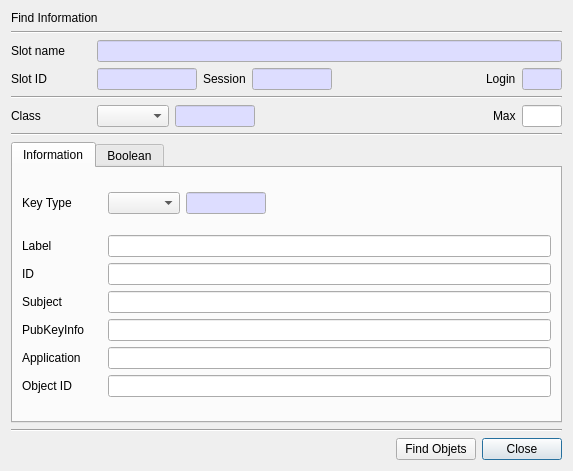
<?xml version="1.0" encoding="UTF-8"?>
<ui version="4.0">
 <class>FindObjectDlg</class>
 <widget class="QDialog" name="FindObjectDlg">
  <property name="geometry">
   <rect>
    <x>0</x>
    <y>0</y>
    <width>557</width>
    <height>471</height>
   </rect>
  </property>
  <property name="windowTitle">
   <string>Find Objects</string>
  </property>
  <layout class="QVBoxLayout" name="verticalLayout">
   <item>
    <widget class="QLabel" name="label">
     <property name="text">
      <string>Find Information</string>
     </property>
    </widget>
   </item>
   <item>
    <widget class="Line" name="line">
     <property name="orientation">
      <enum>Qt::Horizontal</enum>
     </property>
    </widget>
   </item>
   <item>
    <layout class="QGridLayout" name="gridLayout">
     <item row="0" column="0">
      <widget class="QLabel" name="label_2">
       <property name="minimumSize">
        <size>
         <width>80</width>
         <height>0</height>
        </size>
       </property>
       <property name="text">
        <string>Slot name</string>
       </property>
      </widget>
     </item>
     <item row="0" column="1">
      <widget class="QLineEdit" name="mSlotNameText">
       <property name="palette">
        <palette>
         <active>
          <colorrole role="Base">
           <brush brushstyle="SolidPattern">
            <color alpha="255">
             <red>221</red>
             <green>221</green>
             <blue>255</blue>
            </color>
           </brush>
          </colorrole>
         </active>
         <inactive>
          <colorrole role="Base">
           <brush brushstyle="SolidPattern">
            <color alpha="255">
             <red>221</red>
             <green>221</green>
             <blue>255</blue>
            </color>
           </brush>
          </colorrole>
         </inactive>
         <disabled/>
        </palette>
       </property>
       <property name="readOnly">
        <bool>true</bool>
       </property>
      </widget>
     </item>
    </layout>
   </item>
   <item>
    <layout class="QGridLayout" name="gridLayout_2">
     <item row="0" column="3">
      <widget class="QLineEdit" name="mSessionText">
       <property name="maximumSize">
        <size>
         <width>80</width>
         <height>16777215</height>
        </size>
       </property>
       <property name="palette">
        <palette>
         <active>
          <colorrole role="Base">
           <brush brushstyle="SolidPattern">
            <color alpha="255">
             <red>221</red>
             <green>221</green>
             <blue>255</blue>
            </color>
           </brush>
          </colorrole>
         </active>
         <inactive>
          <colorrole role="Base">
           <brush brushstyle="SolidPattern">
            <color alpha="255">
             <red>221</red>
             <green>221</green>
             <blue>255</blue>
            </color>
           </brush>
          </colorrole>
         </inactive>
         <disabled/>
        </palette>
       </property>
       <property name="readOnly">
        <bool>true</bool>
       </property>
      </widget>
     </item>
     <item row="0" column="2">
      <widget class="QLabel" name="label_5">
       <property name="text">
        <string>Session</string>
       </property>
      </widget>
     </item>
     <item row="0" column="1">
      <widget class="QLineEdit" name="mSlotIDText">
       <property name="maximumSize">
        <size>
         <width>100</width>
         <height>16777215</height>
        </size>
       </property>
       <property name="palette">
        <palette>
         <active>
          <colorrole role="Base">
           <brush brushstyle="SolidPattern">
            <color alpha="255">
             <red>221</red>
             <green>221</green>
             <blue>255</blue>
            </color>
           </brush>
          </colorrole>
         </active>
         <inactive>
          <colorrole role="Base">
           <brush brushstyle="SolidPattern">
            <color alpha="255">
             <red>221</red>
             <green>221</green>
             <blue>255</blue>
            </color>
           </brush>
          </colorrole>
         </inactive>
         <disabled/>
        </palette>
       </property>
       <property name="readOnly">
        <bool>true</bool>
       </property>
      </widget>
     </item>
     <item row="0" column="6">
      <widget class="QLineEdit" name="mLoginText">
       <property name="maximumSize">
        <size>
         <width>40</width>
         <height>16777215</height>
        </size>
       </property>
       <property name="palette">
        <palette>
         <active>
          <colorrole role="Base">
           <brush brushstyle="SolidPattern">
            <color alpha="255">
             <red>221</red>
             <green>221</green>
             <blue>255</blue>
            </color>
           </brush>
          </colorrole>
         </active>
         <inactive>
          <colorrole role="Base">
           <brush brushstyle="SolidPattern">
            <color alpha="255">
             <red>221</red>
             <green>221</green>
             <blue>255</blue>
            </color>
           </brush>
          </colorrole>
         </inactive>
         <disabled/>
        </palette>
       </property>
       <property name="readOnly">
        <bool>true</bool>
       </property>
      </widget>
     </item>
     <item row="0" column="5">
      <widget class="QLabel" name="label_6">
       <property name="text">
        <string>Login</string>
       </property>
      </widget>
     </item>
     <item row="0" column="0">
      <widget class="QLabel" name="label_4">
       <property name="minimumSize">
        <size>
         <width>80</width>
         <height>0</height>
        </size>
       </property>
       <property name="text">
        <string>Slot ID</string>
       </property>
      </widget>
     </item>
     <item row="0" column="4">
      <spacer name="horizontalSpacer">
       <property name="orientation">
        <enum>Qt::Horizontal</enum>
       </property>
       <property name="sizeHint" stdset="0">
        <size>
         <width>40</width>
         <height>20</height>
        </size>
       </property>
      </spacer>
     </item>
    </layout>
   </item>
   <item>
    <widget class="Line" name="line_4">
     <property name="orientation">
      <enum>Qt::Horizontal</enum>
     </property>
    </widget>
   </item>
   <item>
    <layout class="QGridLayout" name="gridLayout_4">
     <property name="topMargin">
      <number>0</number>
     </property>
     <item row="0" column="2">
      <widget class="QLineEdit" name="mClassText">
       <property name="minimumSize">
        <size>
         <width>80</width>
         <height>0</height>
        </size>
       </property>
       <property name="maximumSize">
        <size>
         <width>80</width>
         <height>16777215</height>
        </size>
       </property>
       <property name="palette">
        <palette>
         <active>
          <colorrole role="Base">
           <brush brushstyle="SolidPattern">
            <color alpha="255">
             <red>221</red>
             <green>221</green>
             <blue>255</blue>
            </color>
           </brush>
          </colorrole>
         </active>
         <inactive>
          <colorrole role="Base">
           <brush brushstyle="SolidPattern">
            <color alpha="255">
             <red>221</red>
             <green>221</green>
             <blue>255</blue>
            </color>
           </brush>
          </colorrole>
         </inactive>
         <disabled/>
        </palette>
       </property>
       <property name="readOnly">
        <bool>true</bool>
       </property>
      </widget>
     </item>
     <item row="0" column="7">
      <widget class="QLabel" name="label_15">
       <property name="text">
        <string>Max</string>
       </property>
      </widget>
     </item>
     <item row="0" column="1">
      <widget class="QComboBox" name="mClassCombo"/>
     </item>
     <item row="0" column="8">
      <widget class="QLineEdit" name="mMaxText">
       <property name="minimumSize">
        <size>
         <width>40</width>
         <height>0</height>
        </size>
       </property>
       <property name="maximumSize">
        <size>
         <width>40</width>
         <height>16777215</height>
        </size>
       </property>
      </widget>
     </item>
     <item row="0" column="3">
      <spacer name="horizontalSpacer_3">
       <property name="orientation">
        <enum>Qt::Horizontal</enum>
       </property>
       <property name="sizeHint" stdset="0">
        <size>
         <width>40</width>
         <height>20</height>
        </size>
       </property>
      </spacer>
     </item>
     <item row="0" column="0">
      <widget class="QLabel" name="label_7">
       <property name="minimumSize">
        <size>
         <width>80</width>
         <height>0</height>
        </size>
       </property>
       <property name="text">
        <string>Class</string>
       </property>
      </widget>
     </item>
    </layout>
   </item>
   <item>
    <widget class="Line" name="line_5">
     <property name="orientation">
      <enum>Qt::Horizontal</enum>
     </property>
    </widget>
   </item>
   <item>
    <widget class="QTabWidget" name="tabWidget">
     <property name="currentIndex">
      <number>0</number>
     </property>
     <widget class="QWidget" name="mFirstTab">
      <attribute name="title">
       <string>Information</string>
      </attribute>
      <layout class="QVBoxLayout" name="verticalLayout_2">
       <item>
        <layout class="QGridLayout" name="gridLayout_7">
         <item row="0" column="2">
          <widget class="QLineEdit" name="mKeyTypeText">
           <property name="minimumSize">
            <size>
             <width>80</width>
             <height>0</height>
            </size>
           </property>
           <property name="maximumSize">
            <size>
             <width>80</width>
             <height>16777215</height>
            </size>
           </property>
           <property name="palette">
            <palette>
             <active>
              <colorrole role="Base">
               <brush brushstyle="SolidPattern">
                <color alpha="255">
                 <red>221</red>
                 <green>221</green>
                 <blue>255</blue>
                </color>
               </brush>
              </colorrole>
             </active>
             <inactive>
              <colorrole role="Base">
               <brush brushstyle="SolidPattern">
                <color alpha="255">
                 <red>221</red>
                 <green>221</green>
                 <blue>255</blue>
                </color>
               </brush>
              </colorrole>
             </inactive>
             <disabled/>
            </palette>
           </property>
           <property name="readOnly">
            <bool>true</bool>
           </property>
          </widget>
         </item>
         <item row="0" column="0">
          <widget class="QLabel" name="mKeyTypeLabel">
           <property name="minimumSize">
            <size>
             <width>80</width>
             <height>0</height>
            </size>
           </property>
           <property name="text">
            <string>Key Type</string>
           </property>
          </widget>
         </item>
         <item row="0" column="1">
          <widget class="QComboBox" name="mKeyTypeCombo"/>
         </item>
         <item row="0" column="3">
          <spacer name="horizontalSpacer_4">
           <property name="orientation">
            <enum>Qt::Horizontal</enum>
           </property>
           <property name="sizeHint" stdset="0">
            <size>
             <width>40</width>
             <height>20</height>
            </size>
           </property>
          </spacer>
         </item>
        </layout>
       </item>
       <item>
        <layout class="QGridLayout" name="gridLayout_5">
         <item row="2" column="0">
          <widget class="QLabel" name="mSubjectLabel">
           <property name="text">
            <string>Subject</string>
           </property>
          </widget>
         </item>
         <item row="2" column="1">
          <widget class="QLineEdit" name="mSubjectText"/>
         </item>
         <item row="0" column="0">
          <widget class="QLabel" name="mLabelLabel">
           <property name="minimumSize">
            <size>
             <width>80</width>
             <height>0</height>
            </size>
           </property>
           <property name="text">
            <string>Label</string>
           </property>
          </widget>
         </item>
         <item row="0" column="1">
          <widget class="QLineEdit" name="mLabelText"/>
         </item>
         <item row="1" column="0">
          <widget class="QLabel" name="mIDLabel">
           <property name="text">
            <string>ID</string>
           </property>
          </widget>
         </item>
         <item row="3" column="1">
          <widget class="QLineEdit" name="mPubKeyInfoText"/>
         </item>
         <item row="4" column="1">
          <widget class="QLineEdit" name="mApplicationText"/>
         </item>
         <item row="3" column="0">
          <widget class="QLabel" name="mPubKeyInfoLabel">
           <property name="text">
            <string>PubKeyInfo</string>
           </property>
          </widget>
         </item>
         <item row="1" column="1">
          <widget class="QLineEdit" name="mIDText"/>
         </item>
         <item row="4" column="0">
          <widget class="QLabel" name="mApplicationLabel">
           <property name="text">
            <string>Application</string>
           </property>
          </widget>
         </item>
         <item row="5" column="0">
          <widget class="QLabel" name="mObjectIDLabel">
           <property name="text">
            <string>Object ID</string>
           </property>
          </widget>
         </item>
         <item row="5" column="1">
          <widget class="QLineEdit" name="mObjectIDText"/>
         </item>
        </layout>
       </item>
      </layout>
     </widget>
     <widget class="QWidget" name="mSecondTab">
      <attribute name="title">
       <string>Boolean</string>
      </attribute>
      <layout class="QVBoxLayout" name="verticalLayout_3">
       <item>
        <layout class="QGridLayout" name="gridLayout_6">
         <item row="0" column="4">
          <widget class="QCheckBox" name="mWrapCheck">
           <property name="text">
            <string>Wrap</string>
           </property>
          </widget>
         </item>
         <item row="1" column="2">
          <widget class="QCheckBox" name="mEncryptCheck">
           <property name="text">
            <string>Encrypt</string>
           </property>
          </widget>
         </item>
         <item row="2" column="1">
          <widget class="QComboBox" name="mModifiableCombo"/>
         </item>
         <item row="2" column="5">
          <widget class="QComboBox" name="mVerifyCombo"/>
         </item>
         <item row="1" column="1">
          <widget class="QComboBox" name="mUnwrapCombo"/>
         </item>
         <item row="3" column="5">
          <widget class="QComboBox" name="mDeriveCombo"/>
         </item>
         <item row="4" column="2">
          <widget class="QCheckBox" name="mEndDateCheck">
           <property name="text">
            <string>EndDate</string>
           </property>
          </widget>
         </item>
         <item row="0" column="1">
          <widget class="QComboBox" name="mPrivateCombo"/>
         </item>
         <item row="0" column="5">
          <widget class="QComboBox" name="mWrapCombo"/>
         </item>
         <item row="2" column="0">
          <widget class="QCheckBox" name="mModifiableCheck">
           <property name="text">
            <string>Modifiable</string>
           </property>
          </widget>
         </item>
         <item row="1" column="0">
          <widget class="QCheckBox" name="mUnwrapCheck">
           <property name="text">
            <string>Unwrap</string>
           </property>
          </widget>
         </item>
         <item row="4" column="5">
          <widget class="QComboBox" name="mTrustedCombo"/>
         </item>
         <item row="4" column="0">
          <widget class="QCheckBox" name="mStartDateCheck">
           <property name="text">
            <string>StartDate</string>
           </property>
          </widget>
         </item>
         <item row="0" column="2">
          <widget class="QCheckBox" name="mSensitiveCheck">
           <property name="text">
            <string>Sensitive</string>
           </property>
          </widget>
         </item>
         <item row="1" column="3">
          <widget class="QComboBox" name="mEncryptCombo"/>
         </item>
         <item row="5" column="3">
          <widget class="QComboBox" name="mDestroyableCombo"/>
         </item>
         <item row="3" column="2">
          <widget class="QCheckBox" name="mExtractableCheck">
           <property name="text">
            <string>Extractable</string>
           </property>
          </widget>
         </item>
         <item row="5" column="2">
          <widget class="QCheckBox" name="mDestroyableCheck">
           <property name="text">
            <string>Destroyable</string>
           </property>
          </widget>
         </item>
         <item row="2" column="4">
          <widget class="QCheckBox" name="mVerifyCheck">
           <property name="text">
            <string>Verify</string>
           </property>
          </widget>
         </item>
         <item row="5" column="1">
          <widget class="QComboBox" name="mCopyableCombo"/>
         </item>
         <item row="1" column="5">
          <widget class="QComboBox" name="mDecryptCombo"/>
         </item>
         <item row="0" column="3">
          <widget class="QComboBox" name="mSensitiveCombo"/>
         </item>
         <item row="0" column="0">
          <widget class="QCheckBox" name="mPrivateCheck">
           <property name="text">
            <string>Private</string>
           </property>
          </widget>
         </item>
         <item row="5" column="0">
          <widget class="QCheckBox" name="mCopyableCheck">
           <property name="text">
            <string>Copyable</string>
           </property>
          </widget>
         </item>
         <item row="2" column="2">
          <widget class="QCheckBox" name="mSignCheck">
           <property name="text">
            <string>Sign</string>
           </property>
          </widget>
         </item>
         <item row="4" column="4">
          <widget class="QCheckBox" name="mTrustedCheck">
           <property name="text">
            <string>Trusted</string>
           </property>
          </widget>
         </item>
         <item row="1" column="4">
          <widget class="QCheckBox" name="mDecryptCheck">
           <property name="text">
            <string>Decrypt</string>
           </property>
          </widget>
         </item>
         <item row="3" column="1">
          <widget class="QComboBox" name="mTokenCombo"/>
         </item>
         <item row="3" column="4">
          <widget class="QCheckBox" name="mDeriveCheck">
           <property name="text">
            <string>Derive</string>
           </property>
          </widget>
         </item>
         <item row="2" column="3">
          <widget class="QComboBox" name="mSignCombo"/>
         </item>
         <item row="3" column="3">
          <widget class="QComboBox" name="mExtractableCombo"/>
         </item>
         <item row="3" column="0">
          <widget class="QCheckBox" name="mTokenCheck">
           <property name="text">
            <string>Token</string>
           </property>
          </widget>
         </item>
         <item row="4" column="1">
          <widget class="QDateEdit" name="mStartDateEdit"/>
         </item>
         <item row="4" column="3">
          <widget class="QDateEdit" name="mEndDateEdit"/>
         </item>
        </layout>
       </item>
      </layout>
     </widget>
    </widget>
   </item>
   <item>
    <widget class="Line" name="line_3">
     <property name="orientation">
      <enum>Qt::Horizontal</enum>
     </property>
    </widget>
   </item>
   <item>
    <layout class="QGridLayout" name="gridLayout_3">
     <item row="0" column="3">
      <widget class="QPushButton" name="mCloseBtn">
       <property name="text">
        <string>Close</string>
       </property>
      </widget>
     </item>
     <item row="0" column="1">
      <spacer name="horizontalSpacer_2">
       <property name="orientation">
        <enum>Qt::Horizontal</enum>
       </property>
       <property name="sizeHint" stdset="0">
        <size>
         <width>40</width>
         <height>20</height>
        </size>
       </property>
      </spacer>
     </item>
     <item row="0" column="2">
      <widget class="QPushButton" name="mFindObjectsBtn">
       <property name="text">
        <string>Find Objets</string>
       </property>
      </widget>
     </item>
    </layout>
   </item>
  </layout>
 </widget>
 <tabstops>
  <tabstop>mSlotIDText</tabstop>
  <tabstop>mSessionText</tabstop>
  <tabstop>mLoginText</tabstop>
  <tabstop>mClassCombo</tabstop>
  <tabstop>mClassText</tabstop>
  <tabstop>mMaxText</tabstop>
  <tabstop>tabWidget</tabstop>
  <tabstop>mLabelText</tabstop>
  <tabstop>mIDText</tabstop>
  <tabstop>mSubjectText</tabstop>
  <tabstop>mPubKeyInfoText</tabstop>
  <tabstop>mApplicationText</tabstop>
  <tabstop>mObjectIDText</tabstop>
  <tabstop>mPrivateCheck</tabstop>
  <tabstop>mPrivateCombo</tabstop>
  <tabstop>mSensitiveCheck</tabstop>
  <tabstop>mSensitiveCombo</tabstop>
  <tabstop>mWrapCheck</tabstop>
  <tabstop>mWrapCombo</tabstop>
  <tabstop>mUnwrapCheck</tabstop>
  <tabstop>mUnwrapCombo</tabstop>
  <tabstop>mEncryptCheck</tabstop>
  <tabstop>mEncryptCombo</tabstop>
  <tabstop>mDecryptCheck</tabstop>
  <tabstop>mDecryptCombo</tabstop>
  <tabstop>mModifiableCheck</tabstop>
  <tabstop>mModifiableCombo</tabstop>
  <tabstop>mSignCheck</tabstop>
  <tabstop>mSignCombo</tabstop>
  <tabstop>mVerifyCheck</tabstop>
  <tabstop>mVerifyCombo</tabstop>
  <tabstop>mTokenCheck</tabstop>
  <tabstop>mTokenCombo</tabstop>
  <tabstop>mExtractableCheck</tabstop>
  <tabstop>mExtractableCombo</tabstop>
  <tabstop>mDeriveCheck</tabstop>
  <tabstop>mDeriveCombo</tabstop>
  <tabstop>mStartDateCheck</tabstop>
  <tabstop>mStartDateEdit</tabstop>
  <tabstop>mEndDateCheck</tabstop>
  <tabstop>mEndDateEdit</tabstop>
  <tabstop>mTrustedCheck</tabstop>
  <tabstop>mTrustedCombo</tabstop>
  <tabstop>mCopyableCheck</tabstop>
  <tabstop>mCopyableCombo</tabstop>
  <tabstop>mDestroyableCheck</tabstop>
  <tabstop>mDestroyableCombo</tabstop>
  <tabstop>mFindObjectsBtn</tabstop>
  <tabstop>mCloseBtn</tabstop>
 </tabstops>
 <resources/>
 <connections/>
</ui>
